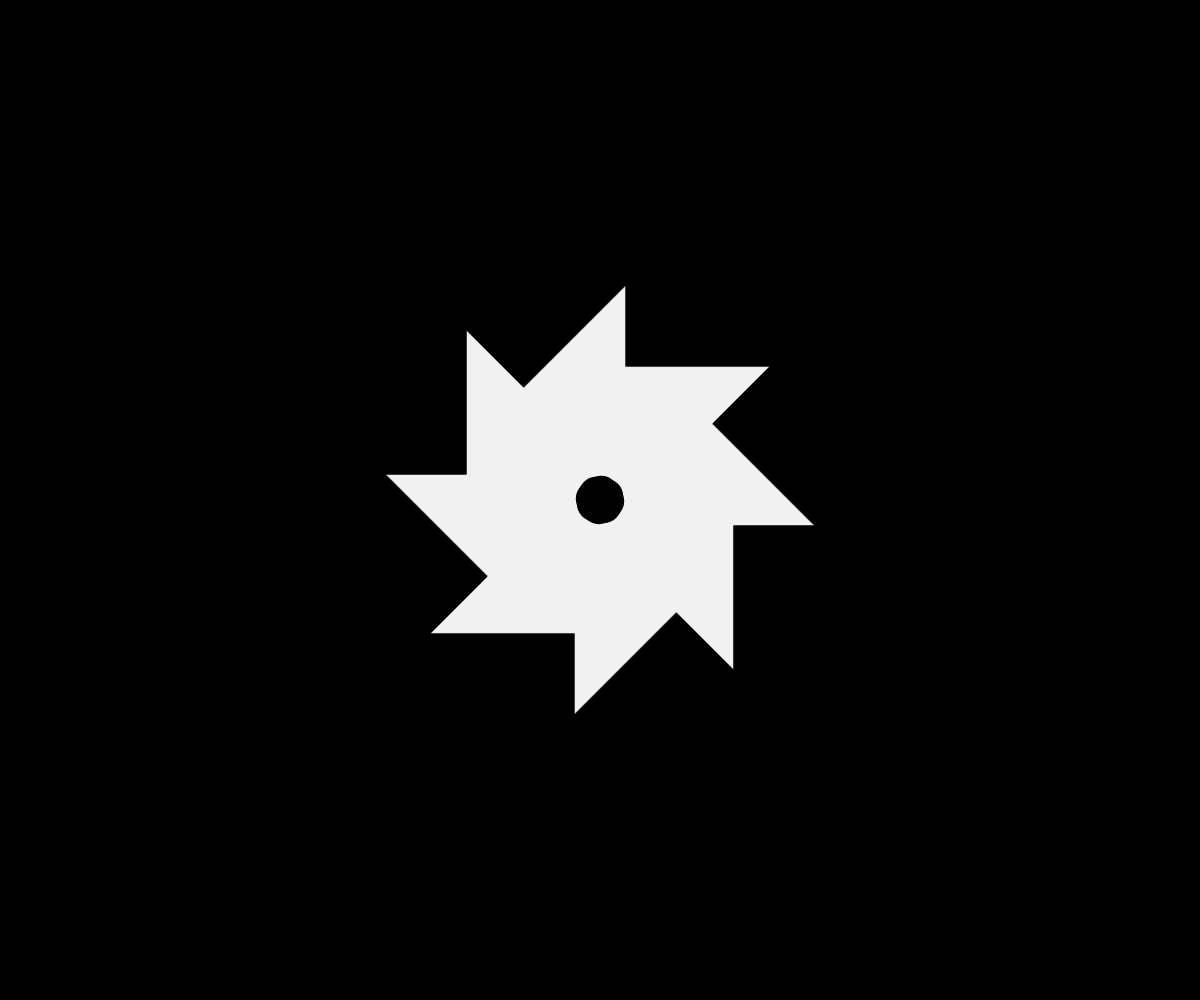
Frame 1 (no input)
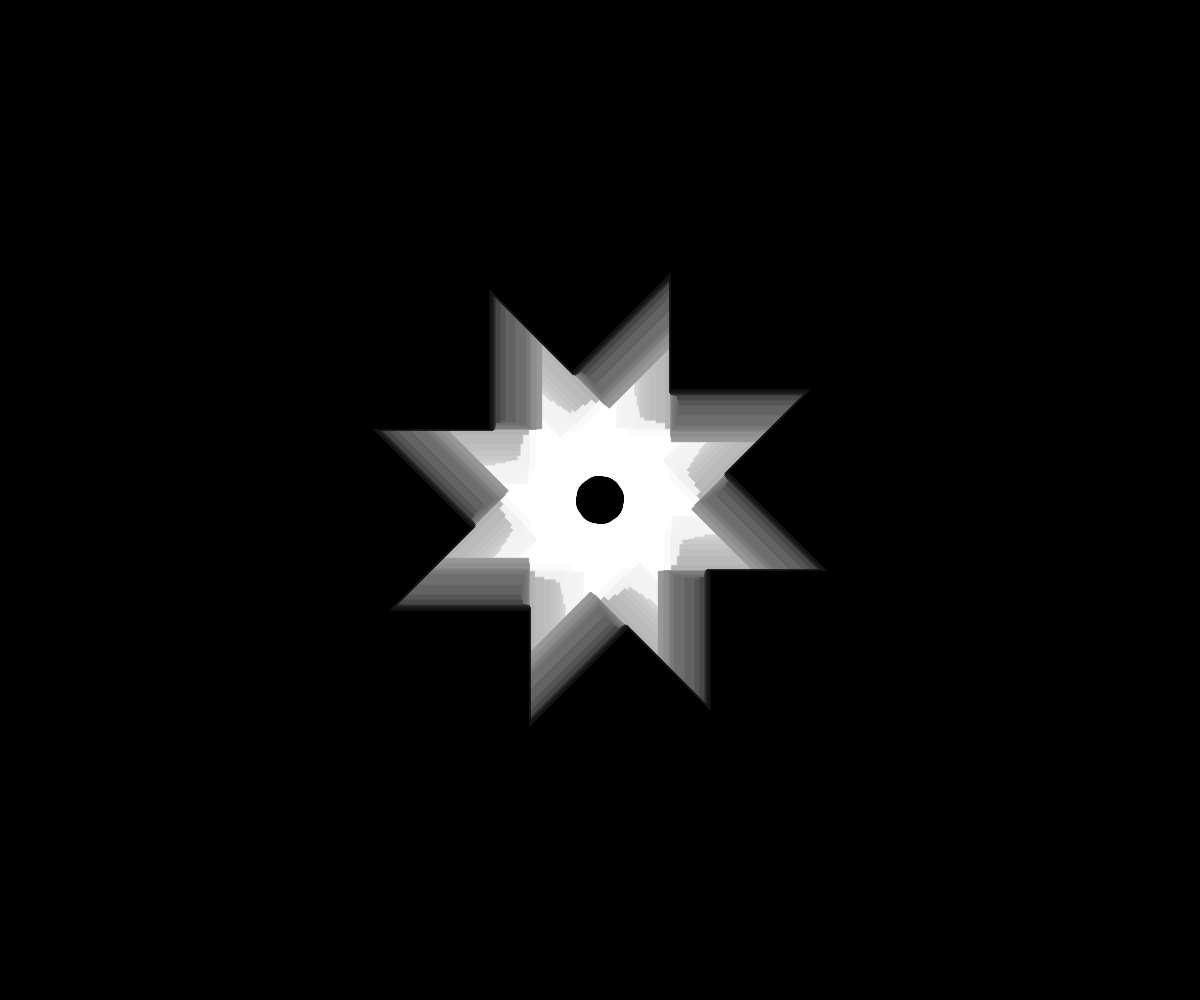
Frame 60 (no input)
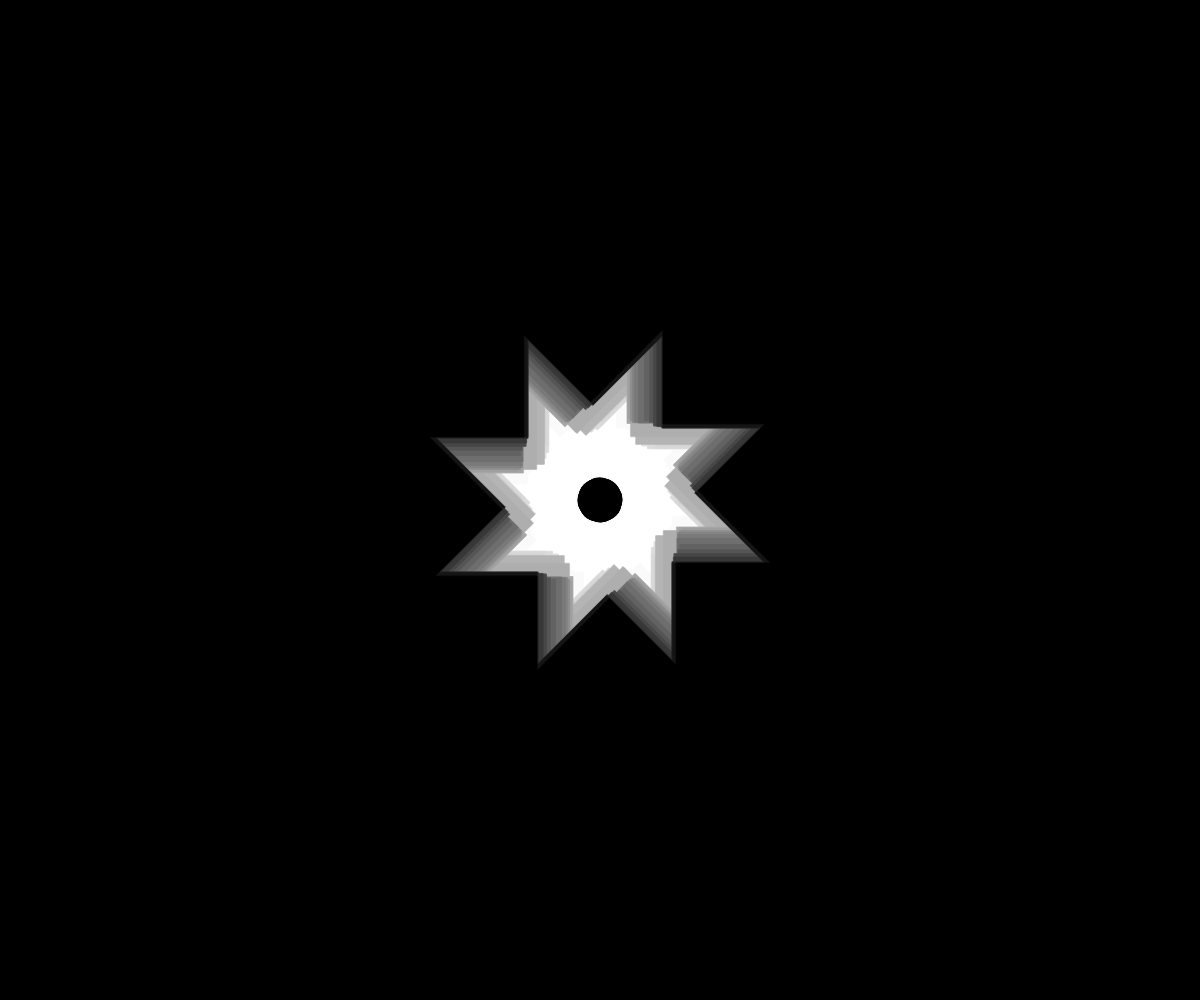
Frame 120 (the mouse pressed at the canvas centre since frame 60)

The p5.js sketch that drew these frames (run headless with seeded random() and noise() and a simulated clock; from frame 60 on, the mouse is pressed at the canvas centre):

// p5.js sketch
// ── sketch.js
// Shuriken
// Alericciardo


let x, y;
let t;

function setup() {
  createCanvas(windowWidth, windowHeight);
  background(60,20);
  //ellipseMode(CENTER);
  noFill();
  t=0;
}

function draw() {
  background(255, 20);
  
  x = 10 * noise(t);
  y = 5 * noise(t+20);

  translate(windowWidth / 2, windowHeight / 2);

  
  for (var j = 0; j < 8; j++) {
    fill (0)
    rotate(HALF_PI/2 * j);
    stroke(0);
    strokeWeight(0.5);
    rect(x*20, y*20, 600);
    
    t+=0.0001;
  }
  

  
    for (var j = 0; j < 8; j++) {
    rotate(HALF_PI/2 * j);
    stroke(0);
    strokeWeight(0.5);
    rect(x*20, y*20, 600);
    t+=0.0010;
  }
  
    for (var j = 0; j < 8; j++) {
    rotate(HALF_PI/2 * j);
    stroke(0);
    strokeWeight(0,5);
    rect(x*100, y*100, 700);

    t+=0.005;
  }
  
    for (var j = 0; j < 8; j++) {
    rotate(HALF_PI/2 * j);
    stroke(0);
    strokeWeight(5);
    ellipse(x, y, 30);

    t+=0.002;
  }
    
}
